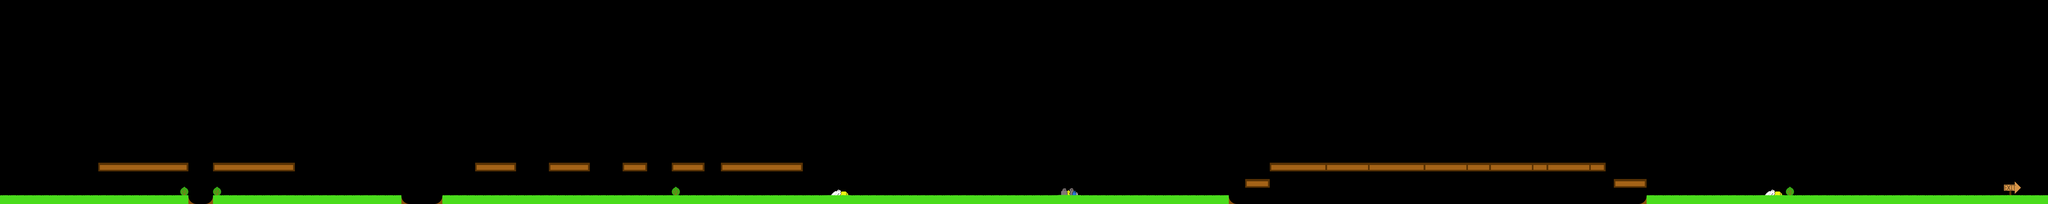

The image is a tile-based game level rendered from a .tmx file. Its description and source (layers, tilesets, objects; grid data summarised) follow:
An orthogonal 250x25 tile map with 32x32 px tiles, 2 tile layers (ground, background) and 148 objects.

<map version="1.0" orientation="orthogonal" renderorder="right-down" width="250" height="25" tilewidth="32" tileheight="32" nextobjectid="162">
 <tileset firstgid="1" name="ground" tilewidth="32" tileheight="32">
  <image source="levelTextures/ground.png" width="256" height="256" />
 </tileset>
 <layer name="ground" width="250" height="25">
  <data>[6250 cells, 291 non-empty, 6 distinct tile ids]</data>
 </layer>
 <layer name="background" width="250" height="25">
  <data>[6250 cells, 319 non-empty, 20 distinct tile ids]</data>
 </layer>
 <objectgroup name="enemy">
  <object id="123" x="546" y="603" width="28" height="27">
   <properties>
    <property name="enemyType" value="0" />
   </properties>
   <ellipse />
  </object>
  <object id="124" x="993" y="599" width="27" height="25">
   <properties>
    <property name="enemyType" value="0" />
   </properties>
   <ellipse />
  </object>
  <object id="125" x="961" y="727" width="27" height="26">
   <properties>
    <property name="enemyType" value="1" />
   </properties>
   <ellipse />
  </object>
  <object id="126" x="1091" y="728" width="28" height="25">
   <properties>
    <property name="enemyType" value="1" />
   </properties>
   <ellipse />
  </object>
  <object id="127" x="1920" y="728" width="27" height="26">
   <properties>
    <property name="enemyType" value="0" />
   </properties>
   <ellipse />
  </object>
  <object id="128" x="2209" y="728" width="30" height="27">
   <properties>
    <property name="enemyType" value="1" />
   </properties>
   <ellipse />
  </object>
  <object id="129" x="2977" y="601" width="28" height="27">
   <properties>
    <property name="enemyType" value="1" />
   </properties>
   <ellipse />
  </object>
  <object id="130" x="2754" y="726" width="28" height="29">
   <properties>
    <property name="enemyType" value="0" />
   </properties>
   <ellipse />
  </object>
  <object id="131" x="3010" y="728" width="27" height="27">
   <properties>
    <property name="enemyType" value="0" />
   </properties>
   <ellipse />
  </object>
  <object id="132" x="2882" y="727" width="27" height="27">
   <properties>
    <property name="enemyType" value="1" />
   </properties>
   <ellipse />
  </object>
  <object id="133" x="3615" y="727" width="29" height="30">
   <properties>
    <property name="enemyType" value="1" />
   </properties>
   <ellipse />
  </object>
  <object id="134" x="3807" y="730" width="31" height="27">
   <properties>
    <property name="enemyType" value="2" />
   </properties>
   <ellipse />
  </object>
  <object id="135" x="4000" y="729" width="29" height="29">
   <properties>
    <property name="enemyType" value="1" />
   </properties>
   <ellipse />
  </object>
  <object id="136" x="4387" y="731" width="29" height="27">
   <properties>
    <property name="enemyType" value="0" />
   </properties>
   <ellipse />
  </object>
  <object id="137" x="4578" y="731" width="28" height="27">
   <properties>
    <property name="enemyType" value="1" />
   </properties>
   <ellipse />
  </object>
  <object id="139" x="6754" y="728" width="28" height="26">
   <properties>
    <property name="enemyType" value="1" />
   </properties>
   <ellipse />
  </object>
  <object id="140" x="6977" y="727" width="28" height="28">
   <properties>
    <property name="enemyType" value="2" />
   </properties>
   <ellipse />
  </object>
  <object id="141" x="7264" y="727" width="31" height="30">
   <properties>
    <property name="enemyType" value="1" />
   </properties>
   <ellipse />
  </object>
 </objectgroup>
 <objectgroup name="player">
  <object id="1" x="65" y="736" width="29" height="27">
   <ellipse />
  </object>
 </objectgroup>
 <objectgroup name="traps">
  <object id="3" x="2032" y="722" width="30" height="28">
   <ellipse />
  </object>
  <object id="5" x="2066" y="722" width="28" height="29">
   <ellipse />
  </object>
  <object id="6" x="2096" y="721" width="31" height="30">
   <ellipse />
  </object>
  <object id="7" x="2129" y="721" width="29" height="30">
   <ellipse />
  </object>
  <object id="8" x="2320" y="721" width="30" height="29">
   <ellipse />
  </object>
  <object id="9" x="2352" y="719" width="31" height="32">
   <ellipse />
  </object>
  <object id="10" x="2383" y="719" width="31" height="31">
   <ellipse />
  </object>
  <object id="12" x="2546" y="719" width="28" height="30">
   <ellipse />
  </object>
  <object id="13" x="2578" y="718" width="29" height="30">
   <ellipse />
  </object>
  <object id="14" x="2961" y="593" width="29" height="30">
   <ellipse />
  </object>
  <object id="15" x="4785" y="722" width="28" height="28">
   <ellipse />
  </object>
  <object id="19" x="7665" y="720" width="30" height="30">
   <ellipse />
  </object>
  <object id="20" x="6609" y="720" width="28" height="30">
   <ellipse />
  </object>
  <object id="21" x="1266" y="720" width="29" height="28">
   <ellipse />
  </object>
  <object id="157" x="2418" y="720" width="28" height="30">
   <ellipse />
  </object>
  <object id="158" x="2611" y="719" width="28" height="29">
   <ellipse />
  </object>
 </objectgroup>
 <objectgroup name="coins">
  <object id="22" x="161" y="704" width="29" height="29">
   <ellipse />
  </object>
  <object id="23" x="225" y="706" width="29" height="28">
   <ellipse />
  </object>
  <object id="24" x="288" y="705" width="30" height="29">
   <ellipse />
  </object>
  <object id="25" x="353" y="706" width="29" height="29">
   <ellipse />
  </object>
  <object id="26" x="415" y="704" width="32" height="30">
   <ellipse />
  </object>
  <object id="27" x="482" y="703" width="28" height="30">
   <ellipse />
  </object>
  <object id="28" x="545" y="705" width="29" height="28">
   <ellipse />
  </object>
  <object id="29" x="610" y="707" width="28" height="27">
   <ellipse />
  </object>
  <object id="30" x="674" y="705" width="28" height="30">
   <ellipse />
  </object>
  <object id="31" x="450" y="578" width="27" height="26">
   <ellipse />
  </object>
  <object id="32" x="513" y="578" width="29" height="28">
   <ellipse />
  </object>
  <object id="33" x="578" y="578" width="29" height="30">
   <ellipse />
  </object>
  <object id="35" x="642" y="578" width="26" height="28">
   <ellipse />
  </object>
  <object id="36" x="704" y="513" width="27" height="28">
   <ellipse />
  </object>
  <object id="37" x="770" y="481" width="29" height="29">
   <ellipse />
  </object>
  <object id="38" x="832" y="513" width="26" height="28">
   <ellipse />
  </object>
  <object id="41" x="896" y="578" width="30" height="29">
   <ellipse />
  </object>
  <object id="42" x="961" y="578" width="29" height="28">
   <ellipse />
  </object>
  <object id="43" x="1025" y="577" width="29" height="30">
   <ellipse />
  </object>
  <object id="44" x="1090" y="578" width="27" height="26">
   <ellipse />
  </object>
  <object id="45" x="896" y="708" width="30" height="27">
   <ellipse />
  </object>
  <object id="46" x="962" y="705" width="27" height="28">
   <ellipse />
  </object>
  <object id="47" x="1025" y="707" width="29" height="26">
   <ellipse />
  </object>
  <object id="48" x="1088" y="708" width="30" height="27">
   <ellipse />
  </object>
  <object id="49" x="930" y="705" width="28" height="28">
   <ellipse />
  </object>
  <object id="50" x="994" y="705" width="28" height="29">
   <ellipse />
  </object>
  <object id="51" x="1057" y="704" width="28" height="29">
   <ellipse />
  </object>
  <object id="52" x="1537" y="706" width="28" height="29">
   <ellipse />
  </object>
  <object id="53" x="1602" y="609" width="28" height="27">
   <ellipse />
  </object>
  <object id="54" x="1667" y="610" width="27" height="31">
   <ellipse />
  </object>
  <object id="55" x="1730" y="705" width="27" height="29">
   <ellipse />
  </object>
  </objectgroup>
 <objectgroup name="medickit">
  <!-- 14 objects omitted --></objectgroup>
</map>
<!-- 82 of 148 objects omitted -->